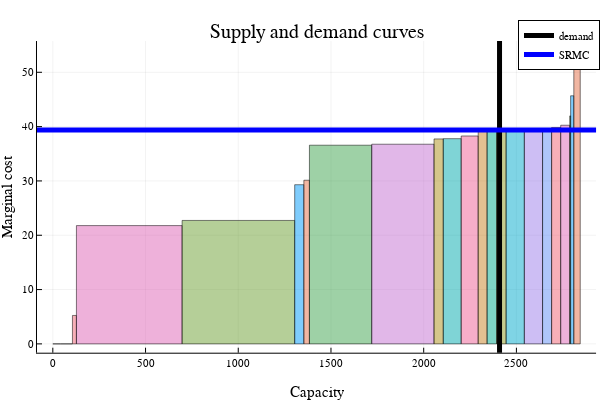

This figure's notebook cell:
### Code cell
rectangle(w, h, x, y) = Shape(x .+ [0,w,w,0], y .+ [0,0,h,h])

p = plot(nrow(supply_curve))

marg_gen = 0
marg_price = 0
x = 0
for i in 1:nrow(supply_curve)
    plot!(p, rectangle(supply_curve[i,:cap],
            supply_curve[i,:varcost],x,0), opacity=.5, 
            label = "")
    if (x < loads_single[1,:demand]) && (x + supply_curve[i,:cap] > loads_single[1,:demand])
        marg_gen = i
        marg_price = supply_curve[i,:varcost]
    end
    x = x + supply_curve[i,:cap]
end 
vline!([loads_single[1,:demand]],linecolor="black",linewidth=5,
label = "demand")
hline!([marg_price],linecolor="blue",linewidth=5,
label = "SRMC")
title!("Supply and demand curves")
xlabel!("Capacity")
ylabel!("Marginal cost")
p

### Figure 1 — Plotly figure (JSON) as saved in the notebook; plotly's stock layout.template omitted (floating-point values rounded to 4 significant figures)
{"data": [{"fill": "tozeroy", "fillcolor": "rgba(142, 151, 30, 0.500)", "legendgroup": "", "line": {"color": "rgba(0, 0, 0, 0.500)", "dash": "solid", "width": 1}, "mode": "lines", "name": "", "showlegend": false, "type": "scatter", "x": [0, 42, 42, 0, 0], "xaxis": "x1", "y": [0, 0, 0, 0, 0], "yaxis": "y1"}, {"fill": "tozeroy", "fillcolor": "rgba(0, 169, 204, 0.500)", "legendgroup": "", "line": {"color": "rgba(0, 0, 0, 0.500)", "dash": "solid", "width": 1}, "mode": "lines", "name": "", "showlegend": false, "type": "scatter", "x": [42, 103.8, 103.8, 42, 42], "xaxis": "x1", "y": [0, 0, 0, 0, 0], "yaxis": "y1"}, {"fill": "tozeroy", "fillcolor": "rgba(155, 127, 233, 0.500)", "legendgroup": "", "line": {"color": "rgba(0, 0, 0, 0.500)", "dash": "solid", "width": 1}, "mode": "lines", "name": "", "showlegend": false, "type": "scatter", "x": [103.8, 105.9, 105.9, 103.8, 103.8], "xaxis": "x1", "y": [0, 0, 0, 0, 0], "yaxis": "y1"}, {"fill": "tozeroy", "fillcolor": "rgba(97, 141, 246, 0.500)", "legendgroup": "", "line": {"color": "rgba(0, 0, 0, 0.500)", "dash": "solid", "width": 1}, "mode": "lines", "name": "", "showlegend": false, "type": "scatter", "x": [105.9, 105.9, 105.9, 105.9, 105.9], "xaxis": "x1", "y": [0, 0, 0, 0, 0], "yaxis": "y1"}, {"fill": "tozeroy", "fillcolor": "rgba(240, 96, 115, 0.500)", "legendgroup": "", "line": {"color": "rgba(0, 0, 0, 0.500)", "dash": "solid", "width": 1}, "mode": "lines", "name": "", "showlegend": false, "type": "scatter", "x": [105.9, 127.3, 127.3, 105.9, 105.9], "xaxis": "x1", "y": [0, 0, 5.234, 5.234, 0], "yaxis": "y1"}, {"fill": "tozeroy", "fillcolor": "rgba(221, 101, 182, 0.500)", "legendgroup": "", "line": {"color": "rgba(0, 0, 0, 0.500)", "dash": "solid", "width": 1}, "mode": "lines", "name": "", "showlegend": false, "type": "scatter", "x": [127.3, 697.3, 697.3, 127.3, 127.3], "xaxis": "x1", "y": [0, 0, 21.78, 21.78, 0], "yaxis": "y1"}, {"fill": "tozeroy", "fillcolor": "rgba(108, 159, 51, 0.500)", "legendgroup": "", "line": {"color": "rgba(0, 0, 0, 0.500)", "dash": "solid", "width": 1}, "mode": "lines", "name": "", "showlegend": false, "type": "scatter", "x": [697.3, 1304.0, 1304.0, 697.3, 697.3], "xaxis": "x1", "y": [0, 0, 22.73, 22.73, 0], "yaxis": "y1"}, {"fill": "tozeroy", "fillcolor": "rgba(0, 154, 250, 0.500)", "legendgroup": "", "line": {"color": "rgba(0, 0, 0, 0.500)", "dash": "solid", "width": 1}, "mode": "lines", "name": "", "showlegend": false, "type": "scatter", "x": [1304.0, 1354.0, 1354.0, 1304.0, 1304.0], "xaxis": "x1", "y": [0, 0, 29.31, 29.31, 0], "yaxis": "y1"}, {"fill": "tozeroy", "fillcolor": "rgba(227, 111, 71, 0.500)", "legendgroup": "", "line": {"color": "rgba(0, 0, 0, 0.500)", "dash": "solid", "width": 1}, "mode": "lines", "name": "", "showlegend": false, "type": "scatter", "x": [1354.0, 1384.0, 1384.0, 1354.0, 1354.0], "xaxis": "x1", "y": [0, 0, 30.13, 30.13, 0], "yaxis": "y1"}, {"fill": "tozeroy", "fillcolor": "rgba(62, 164, 78, 0.500)", "legendgroup": "", "line": {"color": "rgba(0, 0, 0, 0.500)", "dash": "solid", "width": 1}, "mode": "lines", "name": "", "showlegend": false, "type": "scatter", "x": [1384.0, 1720.0, 1720.0, 1384.0, 1384.0], "xaxis": "x1", "y": [0, 0, 36.58, 36.58, 0], "yaxis": "y1"}, {"fill": "tozeroy", "fillcolor": "rgba(195, 113, 210, 0.500)", "legendgroup": "", "line": {"color": "rgba(0, 0, 0, 0.500)", "dash": "solid", "width": 1}, "mode": "lines", "name": "", "showlegend": false, "type": "scatter", "x": [1720.0, 2056.0, 2056.0, 1720.0, 1720.0], "xaxis": "x1", "y": [0, 0, 36.76, 36.76, 0], "yaxis": "y1"}, {"fill": "tozeroy", "fillcolor": "rgba(172, 142, 24, 0.500)", "legendgroup": "", "line": {"color": "rgba(0, 0, 0, 0.500)", "dash": "solid", "width": 1}, "mode": "lines", "name": "", "showlegend": false, "type": "scatter", "x": [2056.0, 2106.0, 2106.0, 2056.0, 2056.0], "xaxis": "x1", "y": [0, 0, 37.73, 37.73, 0], "yaxis": "y1"}, {"fill": "tozeroy", "fillcolor": "rgba(0, 170, 174, 0.500)", "legendgroup": "", "line": {"color": "rgba(0, 0, 0, 0.500)", "dash": "solid", "width": 1}, "mode": "lines", "name": "", "showlegend": false, "type": "scatter", "x": [2106.0, 2202.0, 2202.0, 2106.0, 2106.0], "xaxis": "x1", "y": [0, 0, 37.78, 37.78, 0], "yaxis": "y1"}, {"fill": "tozeroy", "fillcolor": "rgba(237, 94, 147, 0.500)", "legendgroup": "", "line": {"color": "rgba(0, 0, 0, 0.500)", "dash": "solid", "width": 1}, "mode": "lines", "name": "", "showlegend": false, "type": "scatter", "x": [2202.0, 2294.0, 2294.0, 2202.0, 2202.0], "xaxis": "x1", "y": [0, 0, 38.27, 38.27, 0], "yaxis": "y1"}, {"fill": "tozeroy", "fillcolor": "rgba(198, 130, 37, 0.500)", "legendgroup": "", "line": {"color": "rgba(0, 0, 0, 0.500)", "dash": "solid", "width": 1}, "mode": "lines", "name": "", "showlegend": false, "type": "scatter", "x": [2294.0, 2342.0, 2342.0, 2294.0, 2294.0], "xaxis": "x1", "y": [0, 0, 39.17, 39.17, 0], "yaxis": "y1"}, {"fill": "tozeroy", "fillcolor": "rgba(0, 169, 141, 0.500)", "legendgroup": "", "line": {"color": "rgba(0, 0, 0, 0.500)", "dash": "solid", "width": 1}, "mode": "lines", "name": "", "showlegend": false, "type": "scatter", "x": [2342.0, 2393.0, 2393.0, 2342.0, 2342.0], "xaxis": "x1", "y": [0, 0, 39.28, 39.28, 0], "yaxis": "y1"}, {"fill": "tozeroy", "fillcolor": "rgba(142, 151, 30, 0.500)", "legendgroup": "", "line": {"color": "rgba(0, 0, 0, 0.500)", "dash": "solid", "width": 1}, "mode": "lines", "name": "", "showlegend": false, "type": "scatter", "x": [2393.0, 2445.0, 2445.0, 2393.0, 2393.0], "xaxis": "x1", "y": [0, 0, 39.38, 39.38, 0], "yaxis": "y1"}, {"fill": "tozeroy", "fillcolor": "rgba(0, 169, 204, 0.500)", "legendgroup": "", "line": {"color": "rgba(0, 0, 0, 0.500)", "dash": "solid", "width": 1}, "mode": "lines", "name": "", "showlegend": false, "type": "scatter", "x": [2445.0, 2543.0, 2543.0, 2445.0, 2445.0], "xaxis": "x1", "y": [0, 0, 39.46, 39.46, 0], "yaxis": "y1"}, {"fill": "tozeroy", "fillcolor": "rgba(155, 127, 233, 0.500)", "legendgroup": "", "line": {"color": "rgba(0, 0, 0, 0.500)", "dash": "solid", "width": 1}, "mode": "lines", "name": "", "showlegend": false, "type": "scatter", "x": [2543.0, 2641.0, 2641.0, 2543.0, 2543.0], "xaxis": "x1", "y": [0, 0, 39.58, 39.58, 0], "yaxis": "y1"}, {"fill": "tozeroy", "fillcolor": "rgba(97, 141, 246, 0.500)", "legendgroup": "", "line": {"color": "rgba(0, 0, 0, 0.500)", "dash": "solid", "width": 1}, "mode": "lines", "name": "", "showlegend": false, "type": "scatter", "x": [2641.0, 2690.0, 2690.0, 2641.0, 2641.0], "xaxis": "x1", "y": [0, 0, 39.64, 39.64, 0], "yaxis": "y1"}, {"fill": "tozeroy", "fillcolor": "rgba(240, 96, 115, 0.500)", "legendgroup": "", "line": {"color": "rgba(0, 0, 0, 0.500)", "dash": "solid", "width": 1}, "mode": "lines", "name": "", "showlegend": false, "type": "scatter", "x": [2690.0, 2739.0, 2739.0, 2690.0, 2690.0], "xaxis": "x1", "y": [0, 0, 39.84, 39.84, 0], "yaxis": "y1"}, {"fill": "tozeroy", "fillcolor": "rgba(221, 101, 182, 0.500)", "legendgroup": "", "line": {"color": "rgba(0, 0, 0, 0.500)", "dash": "solid", "width": 1}, "mode": "lines", "name": "", "showlegend": false, "type": "scatter", "x": [2739.0, 2788.0, 2788.0, 2739.0, 2739.0], "xaxis": "x1", "y": [0, 0, 40.25, 40.25, 0], "yaxis": "y1"}, {"fill": "tozeroy", "fillcolor": "rgba(108, 159, 51, 0.500)", "legendgroup": "", "line": {"color": "rgba(0, 0, 0, 0.500)", "dash": "solid", "width": 1}, "mode": "lines", "name": "", "showlegend": false, "type": "scatter", "x": [2788.0, 2792.0, 2792.0, 2788.0, 2788.0], "xaxis": "x1", "y": [0, 0, 41.97, 41.97, 0], "yaxis": "y1"}, {"fill": "tozeroy", "fillcolor": "rgba(0, 154, 250, 0.500)", "legendgroup": "", "line": {"color": "rgba(0, 0, 0, 0.500)", "dash": "solid", "width": 1}, "mode": "lines", "name": "", "showlegend": false, "type": "scatter", "x": [2792.0, 2810.0, 2810.0, 2792.0, 2792.0], "xaxis": "x1", "y": [0, 0, 45.67, 45.67, 0], "yaxis": "y1"}, {"fill": "tozeroy", "fillcolor": "rgba(227, 111, 71, 0.500)", "legendgroup": "", "line": {"color": "rgba(0, 0, 0, 0.500)", "dash": "solid", "width": 1}, "mode": "lines", "name": "", "showlegend": false, "type": "scatter", "x": [2810.0, 2844.0, 2844.0, 2810.0, 2810.0], "xaxis": "x1", "y": [0, 0, 54.13, 54.13, 0], "yaxis": "y1"}, {"colorbar": {"len": 0.8657, "title": "", "x": 0.9934, "y": 0.5087}, "legendgroup": "demand", "line": {"color": "rgba(0, 0, 0, 1.000)", "dash": "solid", "shape": "linear", "width": 5}, "mode": "lines", "name": "demand", "showlegend": true, "type": "scatter", "x": [2409, 2409], "xaxis": "x", "y": [-5739.0, 5794.0], "yaxis": "y", "zmax": null, "zmin": null}, {"colorbar": {"len": 0.8657, "title": "", "x": 0.9934, "y": 0.5087}, "legendgroup": "SRMC", "line": {"color": "rgba(0, 0, 255, 1.000)", "dash": "solid", "shape": "linear", "width": 5}, "mode": "lines", "name": "SRMC", "showlegend": true, "type": "scatter", "x": [-301600.0, 304400.0], "xaxis": "x", "y": [39.38, 39.38], "yaxis": "y", "zmax": null, "zmin": null}], "layout": {"annotations": [{"font": {"color": "rgba(0, 0, 0, 1.000)", "family": "sans-serif", "size": 20}, "rotation": 0, "showarrow": false, "text": "Supply and demand curves", "x": 0.5275, "xanchor": "center", "xref": "paper", "y": 1, "yanchor": "top", "yref": "paper"}], "height": 400, "legend": {"bgcolor": "rgba(255, 255, 255, 1.000)", "bordercolor": "rgba(0, 0, 0, 1.000)", "borderwidth": 1, "font": {"color": "rgba(0, 0, 0, 1.000)", "family": "sans-serif", "size": 11}, "title": {"font": {"color": "rgba(0, 0, 0, 1.000)", "family": "sans-serif", "size": 15}, "text": ""}, "tracegroupgap": 0, "traceorder": "normal", "x": 1, "xanchor": "auto", "y": 1, "yanchor": "auto"}, "margin": {"b": 20, "l": 0, "r": 0, "t": 20}, "paper_bgcolor": "rgba(255, 255, 255, 1.000)", "plot_bgcolor": "rgba(255, 255, 255, 1.000)", "showlegend": true, "width": 600, "xaxis": {"anchor": "y", "domain": [0.06165, 0.9934], "gridcolor": "rgba(0, 0, 0, 0.100)", "gridwidth": 0.5, "linecolor": "rgba(0, 0, 0, 1.000)", "mirror": false, "range": [-85.33, 2930.0], "showgrid": true, "showline": true, "showticklabels": true, "tickangle": 0, "tickcolor": "rgb(0, 0, 0)", "tickfont": {"color": "rgba(0, 0, 0, 1.000)", "family": "sans-serif", "size": 11}, "tickmode": "array", "ticks": "inside", "ticktext": ["0", "500", "1000", "1500", "2000", "2500"], "tickvals": [0, 500, 1000, 1500, 2000, 2500], "title": "Capacity", "titlefont": {"color": "rgba(0, 0, 0, 1.000)", "family": "sans-serif", "size": 15}, "type": "-", "visible": true, "zeroline": false, "zerolinecolor": "rgba(0, 0, 0, 1.000)"}, "yaxis": {"anchor": "x", "domain": [0.07581, 0.9415], "gridcolor": "rgba(0, 0, 0, 0.100)", "gridwidth": 0.5, "linecolor": "rgba(0, 0, 0, 1.000)", "mirror": false, "range": [-1.624, 55.75], "showgrid": true, "showline": true, "showticklabels": true, "tickangle": 0, "tickcolor": "rgb(0, 0, 0)", "tickfont": {"color": "rgba(0, 0, 0, 1.000)", "family": "sans-serif", "size": 11}, "tickmode": "array", "ticks": "inside", "ticktext": ["0", "10", "20", "30", "40", "50"], "tickvals": [0, 10, 20, 30, 40, 50], "title": "Marginal cost", "titlefont": {"color": "rgba(0, 0, 0, 1.000)", "family": "sans-serif", "size": 15}, "type": "-", "visible": true, "zeroline": false, "zerolinecolor": "rgba(0, 0, 0, 1.000)"}}}
